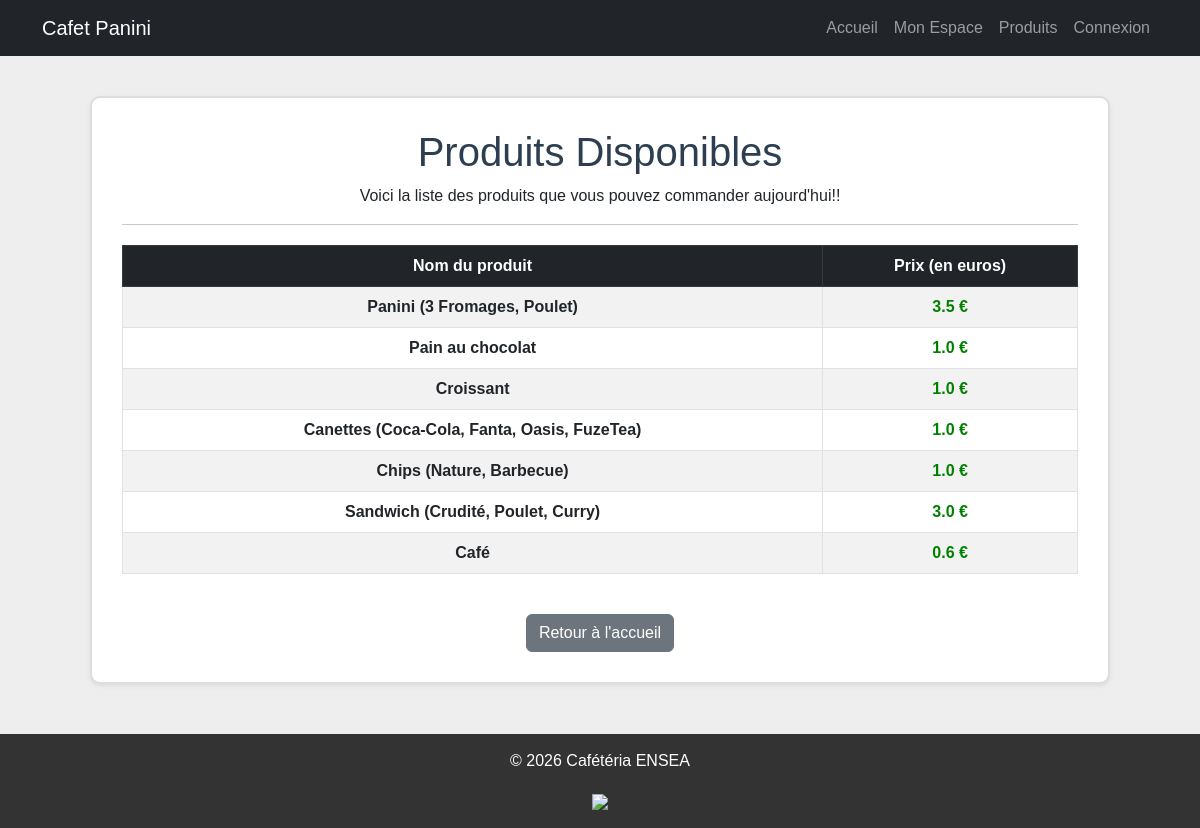
Screenshot of /products/ with the database file from the repository.
### cafeteria_app/models.py (models this page shows)
class Product (models.Model):
    name = models.CharField(max_length=100)
    price = models.FloatField()
    available = models.BooleanField()

### cafeteria_app/views.py (the view)
# urls.py: path('products/', views.product_list, name='products'),
def product_list(request):
    products = Product.objects.filter(available=True)
    return render(request, 'product_list.html', {'products': products})

### cafeteria_app/templates/product_list.html (shortened to what this page needs)
<!DOCTYPE html>
<html lang="fr">
<head>
    <link href="https://cdn.jsdelivr.net/npm/bootstrap@5.2.3/dist/css/bootstrap.min.css" rel="stylesheet" />
</head>
<body>
    {% load static %}
    <nav class="navbar navbar-expand-lg navbar-dark bg-dark">
        <div class="container">
            <a class="navbar-brand" href="#">Cafet Panini</a>
            <div class="navbar-nav">
                <a class="nav-link" href="{% url 'home' %}">Accueil</a>
                <a class="nav-link" href="{% url 'students' %}">Mon Espace</a>
                <a class="nav-link" href="{% url 'products' %}">Produits</a>
                {% if user.is_authenticated %}
                    <span class="nav-link" style="color: pink;">Bonjour {{ user.username }} !</span>
                    <a class="nav-link" href="{% url 'cas_ng_logout' %}">Déconnexion</a>
                {% else %}
                    <a class="nav-link" href="{% url 'cas_ng_login' %}">Connexion</a>
                {% endif %}
            </div>
        </div>
    </nav>
    <div class="mon-bloc-blanc shadow-sm">
        <h1 style="color: #2c3e50;"> Produits Disponibles</h1>
        <p>Voici la liste des produits que vous pouvez commander aujourd'hui!!</p>
        <hr>
        <table class="table table-striped table-hover table-bordered table-stylee">
            <thead class="table-dark">
                <tr>
                    <th>Nom du produit</th>
                    <th>Prix (en euros)</th>
                </tr>
            </thead>
            <tbody>
                {% for product in products %}
                <tr>
                    <td><b>{{ product.name }}</b></td>
                    <td style="color: green; font-weight: bold;">{{ product.price }} €</td>
                </tr>
                {% empty %}
                <tr>
                    <td colspan="2">Désolé, aucun produit n'est disponible pour le moment.</td>
                </tr>
                {% endfor %}
            </tbody>
        </table>
        <br>
        <a href="{% url 'home' %}" class="btn btn-secondary">Retour à l'accueil</a>
    </div>
    <div class="mon-footer text-center">
        <p>© 2026 Cafétéria ENSEA</p>
        <img src="https://i.postimg.cc/zGvbZwdw/logo-ensea.png" width="40">
    </div>
</body>
</html>

### cafeteria_app/templates/product_list.html (style rules this page uses)
body { background-color: #eeeeee; font-family: Arial, sans-serif; }
.mon-bloc-blanc { background-color: white; width: 85%; margin: 40px auto; padding: 30px; border: 2px solid #dddddd; border-radius: 10px; text-align: center; }
.table-stylee { margin-top: 20px; border-collapse: collapse; width: 100%; }
.mon-footer { background-color: #333333; color: white; padding: 15px; margin-top: 50px; }

### rows the page displays
Product: name "Panini (3 Fromages, Poulet)", price "3.5"
Product: name "Pain au chocolat", price "1.0"
Product: name "Croissant", price "1.0"
Product: name "Canettes (Coca-Cola, Fanta, Oasis, FuzeTea)", price "1.0"
Product: name "Chips (Nature, Barbecue)", price "1.0"
Product: name "Sandwich (Crudité, Poulet, Curry)", price "3.0"
Product: name "Café", price "0.6"
